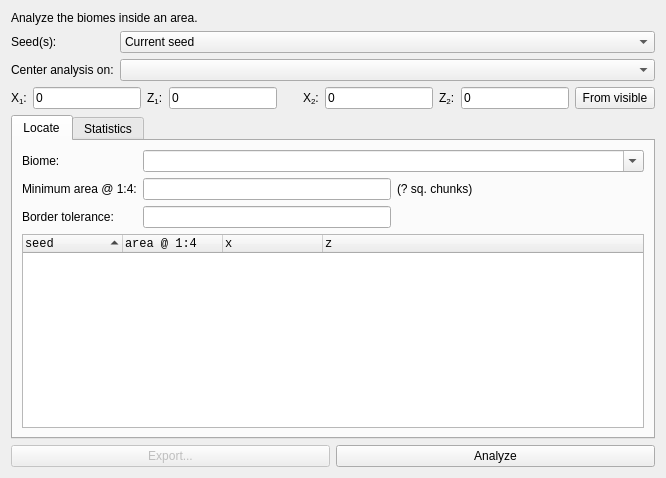
<?xml version="1.0" encoding="UTF-8"?>
<ui version="4.0">
 <class>TabBiomes</class>
 <widget class="QWidget" name="TabBiomes">
  <property name="windowTitle">
   <string>Form</string>
  </property>
  <layout class="QGridLayout" name="gridLayout">
   <item row="0" column="0" colspan="2">
    <widget class="QLabel" name="labelDescription">
     <property name="text">
      <string>Analyze the biomes inside an area.</string>
     </property>
    </widget>
   </item>
   <item row="1" column="0">
    <widget class="QLabel" name="label">
     <property name="text">
      <string>Seed(s):</string>
     </property>
    </widget>
   </item>
   <item row="8" column="0" colspan="2">
    <layout class="QHBoxLayout" name="horizontalLayout">
     <item>
      <widget class="QPushButton" name="pushExport">
       <property name="enabled">
        <bool>false</bool>
       </property>
       <property name="text">
        <string>Export...</string>
       </property>
      </widget>
     </item>
     <item>
      <widget class="QPushButton" name="pushStart">
       <property name="text">
        <string>Analyze</string>
       </property>
      </widget>
     </item>
    </layout>
   </item>
   <item row="1" column="1">
    <widget class="StyledComboBox" name="comboSeedSource">
     <property name="sizePolicy">
      <sizepolicy hsizetype="MinimumExpanding" vsizetype="Fixed">
       <horstretch>0</horstretch>
       <verstretch>0</verstretch>
      </sizepolicy>
     </property>
     <item>
      <property name="text">
       <string>Current seed</string>
      </property>
     </item>
     <item>
      <property name="text">
       <string>From matching seeds list</string>
      </property>
     </item>
    </widget>
   </item>
   <item row="2" column="0">
    <widget class="QLabel" name="labelCenterOn">
     <property name="text">
      <string>Center analysis on:</string>
     </property>
     <property name="toolTip">
      <string>Center biome analysis on a structure filter (e.g., quad hut) instead of world origin</string>
     </property>
    </widget>
   </item>
   <item row="2" column="1">
    <widget class="StyledComboBox" name="comboCenterOn">
     <property name="sizePolicy">
      <sizepolicy hsizetype="MinimumExpanding" vsizetype="Fixed">
       <horstretch>0</horstretch>
       <verstretch>0</verstretch>
      </sizepolicy>
     </property>
     <property name="toolTip">
      <string>Center biome analysis on this structure filter instead of world origin (0,0)</string>
     </property>
    </widget>
   </item>
   <item row="3" column="0" colspan="2">
    <layout class="QGridLayout" name="gridArea">
     <item row="0" column="0">
      <layout class="QHBoxLayout" name="layoutArea">
       <item>
        <widget class="QLabel" name="labelX1">
         <property name="toolTip">
          <string>Lower bound (inclusive)</string>
         </property>
         <property name="text">
          <string>&lt;html&gt;&lt;head/&gt;&lt;body&gt;&lt;p&gt;X&lt;span style=&quot; vertical-align:sub;&quot;&gt;1&lt;/span&gt;:&lt;/p&gt;&lt;/body&gt;&lt;/html&gt;</string>
         </property>
        </widget>
       </item>
       <item>
        <widget class="CoordEdit" name="lineX1">
         <property name="toolTip">
          <string>Lower bound (inclusive)</string>
         </property>
         <property name="text">
          <string>0</string>
         </property>
        </widget>
       </item>
       <item>
        <widget class="QLabel" name="labelZ1">
         <property name="toolTip">
          <string>Lower bound (inclusive)</string>
         </property>
         <property name="text">
          <string>&lt;html&gt;&lt;head/&gt;&lt;body&gt;&lt;p&gt;Z&lt;span style=&quot; vertical-align:sub;&quot;&gt;1&lt;/span&gt;:&lt;/p&gt;&lt;/body&gt;&lt;/html&gt;</string>
         </property>
        </widget>
       </item>
       <item>
        <widget class="CoordEdit" name="lineZ1">
         <property name="toolTip">
          <string>Lower bound (inclusive)</string>
         </property>
         <property name="text">
          <string>0</string>
         </property>
        </widget>
       </item>
       <item>
        <widget class="QLabel" name="label_2">
         <property name="text">
          <string>    </string>
         </property>
        </widget>
       </item>
       <item>
        <widget class="QLabel" name="labelX2">
         <property name="toolTip">
          <string>Upper bound (inclusive)</string>
         </property>
         <property name="text">
          <string>&lt;html&gt;&lt;head/&gt;&lt;body&gt;&lt;p&gt;X&lt;span style=&quot; vertical-align:sub;&quot;&gt;2&lt;/span&gt;:&lt;/p&gt;&lt;/body&gt;&lt;/html&gt;</string>
         </property>
        </widget>
       </item>
       <item>
        <widget class="CoordEdit" name="lineX2">
         <property name="toolTip">
          <string>Upper bound (inclusive)</string>
         </property>
         <property name="text">
          <string>0</string>
         </property>
        </widget>
       </item>
       <item>
        <widget class="QLabel" name="labelZ2">
         <property name="toolTip">
          <string>Upper bound (inclusive)</string>
         </property>
         <property name="text">
          <string>&lt;html&gt;&lt;head/&gt;&lt;body&gt;&lt;p&gt;Z&lt;span style=&quot; vertical-align:sub;&quot;&gt;2&lt;/span&gt;:&lt;/p&gt;&lt;/body&gt;&lt;/html&gt;</string>
         </property>
        </widget>
       </item>
       <item>
        <widget class="CoordEdit" name="lineZ2">
         <property name="toolTip">
          <string>Upper bound (inclusive)</string>
         </property>
         <property name="text">
          <string>0</string>
         </property>
        </widget>
       </item>
      </layout>
     </item>
     <item row="0" column="1">
      <widget class="QPushButton" name="buttonFromVisible">
       <property name="text">
        <string>From visible</string>
       </property>
      </widget>
     </item>
    </layout>
   </item>
   <item row="4" column="0" colspan="2">
    <widget class="QTabWidget" name="tabWidget">
     <property name="currentIndex">
      <number>0</number>
     </property>
     <widget class="QWidget" name="tabLocate">
      <attribute name="title">
       <string>Locate</string>
      </attribute>
      <layout class="QGridLayout" name="gridLayout_5">
       <item row="0" column="0">
        <widget class="QLabel" name="label_6">
         <property name="text">
          <string>Biome:</string>
         </property>
        </widget>
       </item>
       <item row="1" column="0">
        <widget class="QLabel" name="label_5">
         <property name="toolTip">
          <string>&lt;html&gt;&lt;head/&gt;&lt;body&gt;&lt;p&gt;Biome area at scale 1:4, representing 4x4 blocks&lt;/p&gt;&lt;/body&gt;&lt;/html&gt;</string>
         </property>
         <property name="text">
          <string>Minimum area @ 1:4:</string>
         </property>
        </widget>
       </item>
       <item row="1" column="1">
        <widget class="QLineEdit" name="lineBiomeSize">
         <property name="text">
          <string/>
         </property>
        </widget>
       </item>
       <item row="1" column="2">
        <widget class="QLabel" name="labelBiomeSize">
         <property name="sizePolicy">
          <sizepolicy hsizetype="MinimumExpanding" vsizetype="Preferred">
           <horstretch>0</horstretch>
           <verstretch>0</verstretch>
          </sizepolicy>
         </property>
         <property name="text">
          <string>(? sq. chunks)</string>
         </property>
        </widget>
       </item>
       <item row="2" column="0">
        <widget class="QLabel" name="label_4">
         <property name="toolTip">
          <string>&lt;html&gt;&lt;head/&gt;&lt;body&gt;&lt;p&gt;Merge biomes that are separated by a margin that is less than this&lt;/p&gt;&lt;/body&gt;&lt;/html&gt;</string>
         </property>
         <property name="text">
          <string>Border tolerance:</string>
         </property>
        </widget>
       </item>
       <item row="3" column="0" colspan="3">
        <widget class="QTreeWidget" name="treeLocate">
         <property name="font">
          <font>
           <family>Monospace</family>
          </font>
         </property>
         <property name="editTriggers">
          <set>QAbstractItemView::NoEditTriggers</set>
         </property>
         <property name="verticalScrollMode">
          <enum>QAbstractItemView::ScrollPerPixel</enum>
         </property>
         <property name="sortingEnabled">
          <bool>true</bool>
         </property>
         <property name="animated">
          <bool>true</bool>
         </property>
         <column>
          <property name="text">
           <string>seed</string>
          </property>
          <property name="font">
           <font>
            <family>Monospace</family>
           </font>
          </property>
         </column>
         <column>
          <property name="text">
           <string>area @ 1:4</string>
          </property>
          <property name="font">
           <font>
            <family>Monospace</family>
           </font>
          </property>
         </column>
         <column>
          <property name="text">
           <string>x</string>
          </property>
          <property name="font">
           <font>
            <family>Monospace</family>
           </font>
          </property>
         </column>
         <column>
          <property name="text">
           <string>z</string>
          </property>
          <property name="font">
           <font>
            <family>Monospace</family>
           </font>
          </property>
         </column>
        </widget>
       </item>
       <item row="0" column="1" colspan="2">
        <widget class="StyledComboBox" name="comboBiome">
         <property name="editable">
          <bool>true</bool>
         </property>
         <property name="maxVisibleItems">
          <number>20</number>
         </property>
        </widget>
       </item>
       <item row="2" column="1">
        <widget class="QLineEdit" name="lineTolerance">
         <property name="text">
          <string/>
         </property>
        </widget>
       </item>
      </layout>
     </widget>
     <widget class="QWidget" name="tabStats">
      <attribute name="title">
       <string>Statistics</string>
      </attribute>
      <layout class="QGridLayout" name="gridLayout_2">
       <item row="0" column="0">
        <layout class="QGridLayout" name="gridLayout_4">
         <item row="0" column="1">
          <widget class="QCheckBox" name="checkNether">
           <property name="text">
            <string>Nether</string>
           </property>
          </widget>
         </item>
         <item row="0" column="2">
          <widget class="QCheckBox" name="checkEnd">
           <property name="text">
            <string>End</string>
           </property>
          </widget>
         </item>
         <item row="0" column="0">
          <widget class="QCheckBox" name="checkOverworld">
           <property name="text">
            <string>Overworld</string>
           </property>
           <property name="checked">
            <bool>true</bool>
           </property>
          </widget>
         </item>
        </layout>
       </item>
       <item row="1" column="0">
        <layout class="QGridLayout" name="gridLayout_3">
         <item row="1" column="0">
          <widget class="QRadioButton" name="radioStochastic">
           <property name="text">
            <string>Random samples (scale 1:4):</string>
           </property>
          </widget>
         </item>
         <item row="0" column="0">
          <widget class="QRadioButton" name="radioFullSample">
           <property name="text">
            <string>Full area sampling with scale:</string>
           </property>
           <property name="checked">
            <bool>true</bool>
           </property>
          </widget>
         </item>
         <item row="0" column="1">
          <widget class="StyledComboBox" name="comboScale">
           <property name="currentIndex">
            <number>1</number>
           </property>
           <item>
            <property name="text">
             <string>1:1</string>
            </property>
           </item>
           <item>
            <property name="text">
             <string>1:4</string>
            </property>
           </item>
           <item>
            <property name="text">
             <string>1:16</string>
            </property>
           </item>
           <item>
            <property name="text">
             <string>1:64</string>
            </property>
           </item>
           <item>
            <property name="text">
             <string>1:256</string>
            </property>
           </item>
          </widget>
         </item>
         <item row="1" column="1">
          <widget class="QLineEdit" name="lineSamples">
           <property name="text">
            <string>10000</string>
           </property>
          </widget>
         </item>
        </layout>
       </item>
       <item row="2" column="0">
        <widget class="QTableView" name="table">
         <property name="font">
          <font>
           <family>Monospace</family>
          </font>
         </property>
         <property name="editTriggers">
          <set>QAbstractItemView::NoEditTriggers</set>
         </property>
         <property name="verticalScrollMode">
          <enum>QAbstractItemView::ScrollPerPixel</enum>
         </property>
         <property name="horizontalScrollMode">
          <enum>QAbstractItemView::ScrollPerPixel</enum>
         </property>
        </widget>
       </item>
      </layout>
     </widget>
    </widget>
   </item>
  </layout>
 </widget>
 <customwidgets>
  <customwidget>
   <class>CoordEdit</class>
   <extends>QLineEdit</extends>
   <header>src/conditiondialog.h</header>
  </customwidget>
  <customwidget>
   <class>StyledComboBox</class>
   <extends>QComboBox</extends>
   <header>src/widgets.h</header>
  </customwidget>
 </customwidgets>
 <resources/>
 <connections/>
</ui>
